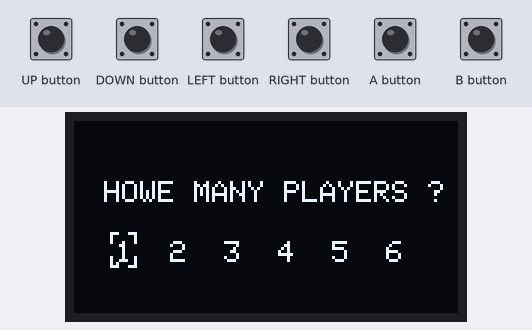
A sketch run on a simulated Arduboy, built with avr-gcc and run on an emulated ATmega32U4. On the bench: 128×64 one-colour display. The test bench sets the inputs (shaded band).

Above: at 5.2 s.
5.3 s: B button pressed for 0.15 s
At 6.5 s:
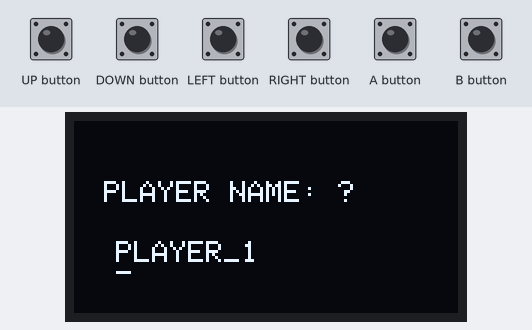
6.9 s: B button pressed for 1 s
At 7.3 s:
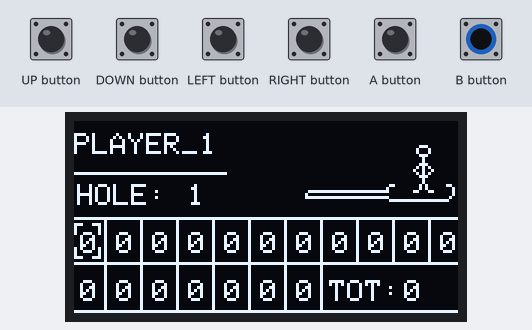
9.4 s: B button pressed for 0.15 s
At 10.2 s:
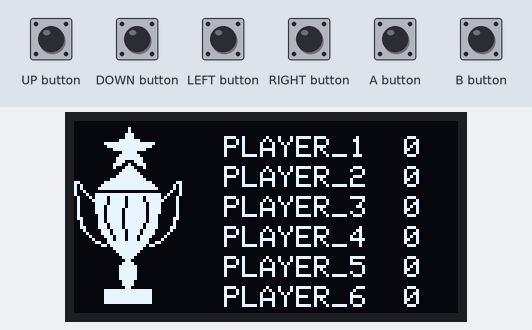
Timing chart, 0 to 12.4 s (numbered marks = the images above; inputs shaded):
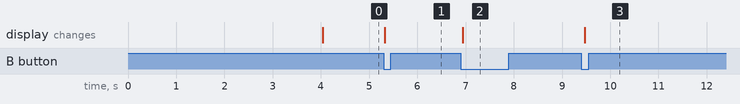

Measured:
- after the input at 5.3 s, the display: changes at once (image 1)
- after the input at 6.9 s, the display: changes at once (image 2)
- after the input at 9.4 s, the display: changes after 0.07 s (image 3)

The sketch:

MiniGolfCompanion.ino
```cpp
/*

                             MiniGolfCompanion
                                    BY
                                  EYEBALL

                                   V 1.0

*/
#include "gfx.h"

#include <Arduboy2.h>

Arduboy2 arduboy;
Sprites sprites;

byte man2SpriteNum = 0;

String player[6] = {("PLAYER_1"), ("PLAYER_2"), ("PLAYER_3"), ("PLAYER_4"), ("PLAYER_5"), ("PLAYER_6")};

char abc[26] = {'A','B','C','D','E','F','G','H','I','J','K','L','M','N','O','P','Q','R','S','T','U','V','W','X','Y','Z'};

int tim = 0;

uint8_t i = 0;
uint8_t j = 0;
uint8_t k = 0;
uint8_t l = 0;
uint8_t m = 0;
uint8_t n = 0;

uint8_t scr = 0;

uint8_t r = 0;
uint8_t s = 0;

uint8_t tot[6];

uint8_t num[2][18] = {
                   {2, 14, 26, 38, 50, 62, 74, 86, 98, 110, 122, 2, 14, 26, 38, 50, 62, 74},
                   {37, 37, 37, 37, 37, 37, 37, 37, 37, 37, 37, 53, 53, 53, 53, 53, 53, 53}
                   };

uint8_t tabel[2][18] = {
                   {0, 12, 24, 36, 48, 60, 72, 84, 96, 108, 120, 0, 12, 24, 36, 48, 60, 72},
                   {34, 34, 34, 34, 34, 34, 34, 34, 34, 34, 34, 50, 50, 50, 50, 50, 50, 50}
                   };

uint8_t tabel2[2][6] = {
                   {12, 30, 48, 66, 84, 102},
                   {-1, 0, 1, 2, 3, 4}
                   };

uint8_t tabel3[2][8] = {
                   {14, 20, 26, 32, 38, 44, 50, 56},
                   {1, 0, 0, 0, 0, 0, 0, 0}             // use for hole
                   };

uint8_t score[6][18];

void setup() {
  arduboy.begin();
  arduboy.clear();
  titel();
}

void loop() {
  if (!arduboy.nextFrame())
  return;
  arduboy.pollButtons();
  arduboy.clear();

  switch (scr){
    case 0:
      players();
      break;
    case 1:
      playName();
      break;
    case 2:
      scoreboard();
      tim++;
      break;
    case 3:
      win();
      break;
      }

    if(arduboy.justPressed(B_BUTTON)) {
      if (scr >= 3){
         scr = 2;
        }
      else {
        scr++;
        }
      }
    if(arduboy.pressed(B_BUTTON + LEFT_BUTTON)) {
         scr = 0;
        }
}

void titel(){
  arduboy.drawBitmap(0, 0, Intro, 128, 64, WHITE);
  arduboy.display();
  delay(4000);
}

void players(){
  if(arduboy.justPressed(LEFT_BUTTON)) {
      if(k > 0) {
        k -= 1;
      }
      else{
        k = 5;
      }
    }

    if(arduboy.justPressed(RIGHT_BUTTON)) {
      if(k < 5){
        k += 1;
      }
      else{
        k = 0;
        }
    }

  if(arduboy.justPressed(A_BUTTON)) {
      s = tabel2[1][k];

      }

  arduboy.clear();
  arduboy.setCursor(10, 20);
  arduboy.print("HOWE MANY PLAYERS ?");
  arduboy.setCursor(14, 40);
  arduboy.print("1  2  3  4  5  6");

  arduboy.drawBitmap(tabel2[0][k], 37, cusor, 9, 12, WHITE);

  arduboy.display();
}

void playName(){
     if(arduboy.justPressed(LEFT_BUTTON)) {
      if(m > 0) {
        m -= 1;
      }
      else{
        m = 7;
      }
    }

    if(arduboy.justPressed(RIGHT_BUTTON)) {
      if(m < 7){
        m += 1;
      }
      else{
        m = 0;
        }
    }

    if(arduboy.justPressed(UP_BUTTON)) {
      if(n >= 25){
        n = 0;
        }
        n++;
        }

    if(arduboy.justPressed(DOWN_BUTTON)) {
      if(n <= 0){
        n = 25;
        }
        n--;
        }

      if(arduboy.justPressed(A_BUTTON)) {


      }

  arduboy.clear();

  arduboy.setCursor(tabel3[0][m], 44);
  arduboy.print('_');

  arduboy.setCursor(10, 20);
  arduboy.print("PLAYER NAME: ?");
  arduboy.setCursor(14, 40);
  arduboy.print(player[0]);

  arduboy.display();


}

void scoreboard(){
    arduboy.clear();

if (tim >= 500){
    man();
}
arduboy.drawBitmap(77, 20, bana, 50, 8, WHITE);
sprites.drawPlusMask(108, 8, man2_plus_mask, man2SpriteNum);

    arduboy.setCursor(0, 4);
    arduboy.print(player[r]);

    arduboy.setCursor(1,21);
    arduboy.print("HOLE: ");
    arduboy.setCursor(38, 21);
    arduboy.print(tabel3[1][0]);

    arduboy.drawBitmap(tabel[0][i], tabel[1][j], cusor, 9, 12, WHITE);

  for (uint8_t n = 0; n <= 17; n++){
    arduboy.setCursor(num[0][n], num[1][n]);
    arduboy.print(score[r][n]);
    }

  arduboy.drawLine(0, 17, 50, 17, WHITE);
  arduboy.drawLine(0, 32, 128, 32, WHITE);
  arduboy.drawLine(0, 47, 128, 47, WHITE);
  arduboy.drawLine(0, 63, 128, 63, WHITE);

  arduboy.drawLine(10, 32, 10, 64, WHITE);
  arduboy.drawLine(22, 32, 22, 64, WHITE);
  arduboy.drawLine(34, 32, 34, 64, WHITE);
  arduboy.drawLine(46, 32, 46, 64, WHITE);
  arduboy.drawLine(58, 32, 58, 64, WHITE);
  arduboy.drawLine(70, 32, 70, 64, WHITE);
  arduboy.drawLine(82, 32, 82, 64, WHITE);
  arduboy.drawLine(94, 32, 94, 47, WHITE);
  arduboy.drawLine(106, 32, 106, 47, WHITE);
  arduboy.drawLine(118, 32, 118, 47, WHITE);


  tot[r] = (score[r][0] + score[r][1] + score[r][2] + score[r][3] + score[r][4] + score[r][5] + score[r][6]
             + score[r][7] + score[r][8] + score[r][9] + score[r][10] + score[r][11] + score[r][12]
              + score[r][13] + score[r][14] + score[r][15] + score[r][16] + score[r][17]);

    arduboy.setCursor(85,53);
    arduboy.print("TOT: ");
    arduboy.setCursor(110,53);
    arduboy.print(tot[r]);
    arduboy.display();

  if(arduboy.justPressed(LEFT_BUTTON)) {
      if(i > 0) {
        i -= 1;
      }
      if(j > 0){
        j -= 1;
      }
      if(tabel3[1][0] > 1){
        tabel3[1][0]--;
        }
      else{
        i = 17;
        j = 17;
        tabel3[1][0] = 18;
      }
    }

    if(arduboy.justPressed(RIGHT_BUTTON)) {
      if(i < 17){
        i += 1;
      }
      if(j < 17){
        j += 1;
        }
      if(tabel3[1][0] < 18){
        tabel3[1][0]++;
        }
      else{
        i = 0;
        j = 0;
        tabel3[1][0] = 1;
        }
    }

    if(arduboy.justPressed(UP_BUTTON)) {
      if(score[r][i] >= 7){
        score[r][i] = 0;
        }
        score[r][i]++;
        }

    if(arduboy.justPressed(DOWN_BUTTON)) {
      if(score[r][i] <= 1){
        score[r][i] = 8;
        }
        score[r][i]--;
        }

   if(arduboy.justPressed(A_BUTTON)) {
      if(r <= s){
        r++;
        }
        else{
          r = 0;
          }
      }
}

void win(){
  arduboy.clear();
  arduboy.drawBitmap(0, 0, Winner, 128, 64, WHITE);

  arduboy.setCursor(50, 5);
  arduboy.print(player[0]);arduboy.print("  ");arduboy.print(tot[0]);
  arduboy.setCursor(50, 15);
  arduboy.print(player[1]);arduboy.print("  ");arduboy.print(tot[1]);
  arduboy.setCursor(50, 25);
  arduboy.print(player[2]);arduboy.print("  ");arduboy.print(tot[2]);
  arduboy.setCursor(50, 35);
  arduboy.print(player[3]);arduboy.print("  ");arduboy.print(tot[3]);
  arduboy.setCursor(50, 45);
  arduboy.print(player[4]);arduboy.print("  ");arduboy.print(tot[4]);
  arduboy.setCursor(50, 55);
  arduboy.print(player[5]);arduboy.print("  ");arduboy.print(tot[5]);
  arduboy.display();
}

void man(){
  if (arduboy.everyXFrames(7)) {
    man2SpriteNum++;
    }
  if (man2SpriteNum > 16) {
    man2SpriteNum = 0;
    tim = 0;
    }
}
```

Source omitted: gfx.h (data table, 20611 bytes)
